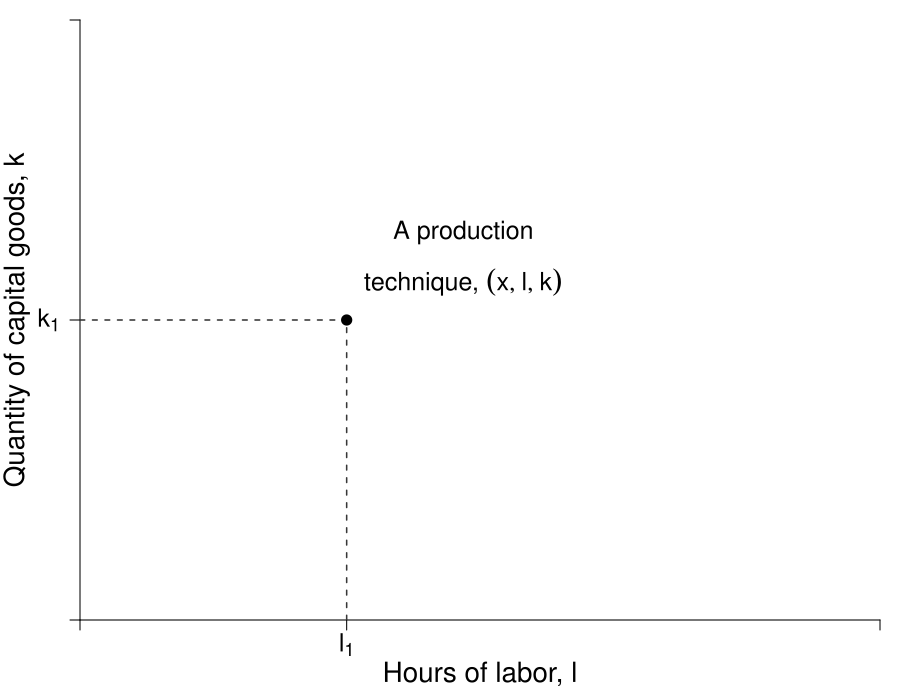

This figure's R source:
require(shape)
pdf(file = "specprodexch/production_tech_marginfig.pdf", width = 9, height = 7)

#Set parameters for graphics
axislabelsize <- 1.7
labelsize <- 1.5
graphlinewidth <- 2
segmentlinewidth <- 1.5

COL <- c("#7fc97f", "#beaed4", "#fdc086", "#ffff99", "#386cb0", "#f0027f", "#bf5b17", "#666666")
COLA <- c("#e0f3db", "#99d8c9","#66c2a4","#41ae76", "#238b45", "#005824")
COLB <- c("#c6dbef", "#4eb3d3", "#2b8cbe", "#0868ac","#084081")

par(mar =  c(4, 4, 1, 1))

mrsA <- function(x, rmax = 10, xmax = 20) {
  rmax - (rmax/xmax)*x
}

uA <- function(x, y, rmax, rmax = 10, xmas = 20) {
  y + rmax*x - (1/2)(rmax/xmax)*x^2
}

xlims <- c(0, 12)
ylims <- c(0, 12)

npts <- 501 


plot(0, 0, xlim = xlims, ylim = ylims, type = "n",
     xlab = expression(paste("")),
     ylab = expression(paste("")), 
     xaxt = "n", 
     yaxt = "n", 
     cex.lab = axislabelsize, 
     bty = "n",
     xaxs="i", 
     yaxs="i")

# ticksy <- seq(from = 0, to = ylims[2], by = 2)
# ylabels <- seq(from = 0, to = ylims[2], by = 2)
# ticksx <- seq(from = 0, to = xlims[2], by = 2)
# xlabels <- seq(from = 0, to = xlims[2], by = 2)
ticksy <- c(0, 6, ylims[2])
ylabels <- c(NA, expression(paste(k[1])), NA)
ticksx <- c(0, 4, xlims[2])
xlabels <- c(NA, expression(paste(l[1])), NA)

axis(1, at = ticksx, pos = 0, labels = xlabels, cex.axis = labelsize)
axis(2, at = ticksy, pos = 0, labels = ylabels, las = 1, cex.axis = labelsize)

npts <- 500 
xx1 <- seq(xlims[1], xlims[2], length.out = npts)


mtext(expression(paste("Hours of labor, ", l)), side=1, line = 2.5, cex = axislabelsize)
text(-0.95, 0.5*ylims[2], expression(paste("Quantity of capital goods, ", k)), xpd = TRUE, cex = axislabelsize, srt = 90) 


#For production technique 
segments(0, 6, 4, 6, lty = 2, col = "grey22", lwd = segmentlinewidth)
segments(4, 0, 4, 6, lty = 2, col = "grey22", lwd = segmentlinewidth)

points(4, 6, pch = 16, col = "black", cex = 1.5)
text(5.75, 7.75, expression(paste("A production")), cex = labelsize)
text(5.75, 6.75, expression(paste("technique, ", (list(x, l, k)))), cex = labelsize)


dev.off()
